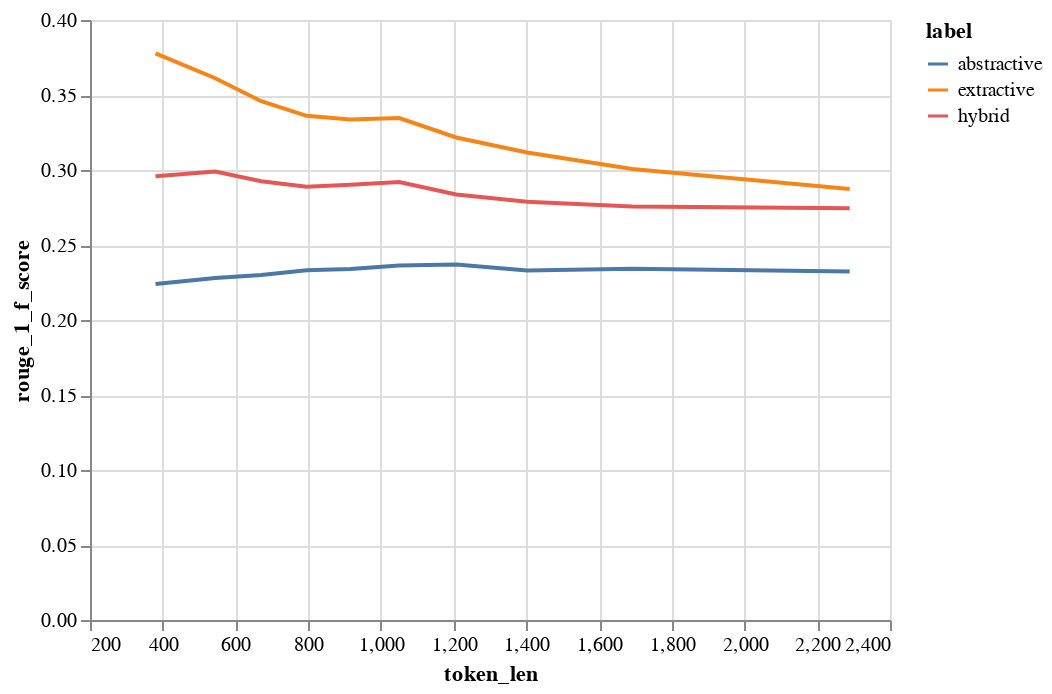

Notebook code cell kept with this figure:
### Code cell
alt.Chart(binned_data).mark_line().encode(
    x='token_len',
    y='rouge_1_f_score',
    color='label',
)

### Figure 1 — Vega-Lite specification as saved in the notebook (floating-point values rounded to 4 significant figures)
{"config": {"view": {"continuousWidth": 400, "continuousHeight": 300}}, "data": {"name": "data-87c9492c4b06ccd9bc080b772d51fe22"}, "mark": "line", "encoding": {"color": {"type": "nominal", "field": "label"}, "x": {"type": "quantitative", "field": "token_len"}, "y": {"type": "quantitative", "field": "rouge_1_f_score"}}, "$schema": "https://vega.github.io/schema/vega-lite/v4.8.1.json", "datasets": {"data-87c9492c4b06ccd9bc080b772d51fe22": [{"token_bin": 0, "label": "abstractive", "doc_id": 6800.0, "char_len": 1383.0, "word_len": 259.2, "token_len": 380.2, "rouge_1_recall": 0.1653, "rouge_1_recall_cb": 0.1653, "rouge_1_recall_ce": 0.1653, "rouge_1_precision": 0.3795, "rouge_1_precision_cb": 0.3795, "rouge_1_precision_ce": 0.3795, "rouge_1_f_score": 0.224, "rouge_1_f_score_cb": 0.224, "rouge_1_f_score_ce": 0.224, "rouge_2_recall": 0.02516, "rouge_2_recall_cb": 0.02516, "rouge_2_recall_ce": 0.02516, "rouge_2_precision": 0.05936, "rouge_2_precision_cb": 0.05936, "rouge_2_precision_ce": 0.05936, "rouge_2_f_score": 0.03435, "rouge_2_f_score_cb": 0.03435, "rouge_2_f_score_ce": 0.03435, "rouge_l_recall": 0.1106, "rouge_l_recall_cb": 0.1106, "rouge_l_recall_ce": 0.1106, "rouge_l_precision": 0.2522, "rouge_l_precision_cb": 0.2522, "rouge_l_precision_ce": 0.2522, "rouge_l_f_score": 0.1495, "rouge_l_f_score_cb": 0.1495, "rouge_l_f_score_ce": 0.1495}, {"token_bin": 0, "label": "extractive", "doc_id": 6800.0, "char_len": 1383.0, "word_len": 259.2, "token_len": 380.2, "rouge_1_recall": 0.5319, "rouge_1_recall_cb": 0.5319, "rouge_1_recall_ce": 0.5319, "rouge_1_precision": 0.3126, "rouge_1_precision_cb": 0.3126, "rouge_1_precision_ce": 0.3126, "rouge_1_f_score": 0.3778, "rouge_1_f_score_cb": 0.3778, "rouge_1_f_score_ce": 0.3778, "rouge_2_recall": 0.2784, "rouge_2_recall_cb": 0.2784, "rouge_2_recall_ce": 0.2784, "rouge_2_precision": 0.1585, "rouge_2_precision_cb": 0.1585, "rouge_2_precision_ce": 0.1585, "rouge_2_f_score": 0.1931, "rouge_2_f_score_cb": 0.1931, "rouge_2_f_score_ce": 0.1931, "rouge_l_recall": 0.4739, "rouge_l_recall_cb": 0.4739, "rouge_l_recall_ce": 0.4739, "rouge_l_precision": 0.2761, "rouge_l_precision_cb": 0.2761, "rouge_l_precision_ce": 0.2761, "rouge_l_f_score": 0.3346, "rouge_l_f_score_cb": 0.3346, "rouge_l_f_score_ce": 0.3346}, {"token_bin": 0, "label": "hybrid", "doc_id": 6800.0, "char_len": 1383.0, "word_len": 259.2, "token_len": 380.2, "rouge_1_recall": 0.2782, "rouge_1_recall_cb": 0.2782, "rouge_1_recall_ce": 0.2782, "rouge_1_precision": 0.3615, "rouge_1_precision_cb": 0.3615, "rouge_1_precision_ce": 0.3615, "rouge_1_f_score": 0.2958, "rouge_1_f_score_cb": 0.2958, "rouge_1_f_score_ce": 0.2958, "rouge_2_recall": 0.07789, "rouge_2_recall_cb": 0.07789, "rouge_2_recall_ce": 0.07789, "rouge_2_precision": 0.09997, "rouge_2_precision_cb": 0.09997, "rouge_2_precision_ce": 0.09997, "rouge_2_f_score": 0.08156, "rouge_2_f_score_cb": 0.08156, "rouge_2_f_score_ce": 0.08156, "rouge_l_recall": 0.2111, "rouge_l_recall_cb": 0.2111, "rouge_l_recall_ce": 0.2111, "rouge_l_precision": 0.2705, "rouge_l_precision_cb": 0.2705, "rouge_l_precision_ce": 0.2705, "rouge_l_f_score": 0.2228, "rouge_l_f_score_cb": 0.2228, "rouge_l_f_score_ce": 0.2228}, {"token_bin": 1, "label": "abstractive", "doc_id": 6557.0, "char_len": 1983.0, "word_len": 375.7, "token_len": 544.5, "rouge_1_recall": 0.1722, "rouge_1_recall_cb": 0.1722, "rouge_1_recall_ce": 0.1722, "rouge_1_precision": 0.3656, "rouge_1_precision_cb": 0.3656, "rouge_1_precision_ce": 0.3656, "rouge_1_f_score": 0.228, "rouge_1_f_score_cb": 0.228, "rouge_1_f_score_ce": 0.228, "rouge_2_recall": 0.02291, "rouge_2_recall_cb": 0.02291, "rouge_2_recall_ce": 0.02291, "rouge_2_precision": 0.04863, "rouge_2_precision_cb": 0.04863, "rouge_2_precision_ce": 0.04863, "rouge_2_f_score": 0.03032, "rouge_2_f_score_cb": 0.03032, "rouge_2_f_score_ce": 0.03032, "rouge_l_recall": 0.1121, "rouge_l_recall_cb": 0.1121, "rouge_l_recall_ce": 0.1121, "rouge_l_precision": 0.2365, "rouge_l_precision_cb": 0.2365, "rouge_l_precision_ce": 0.2365, "rouge_l_f_score": 0.1481, "rouge_l_f_score_cb": 0.1481, "rouge_l_f_score_ce": 0.1481}, {"token_bin": 1, "label": "extractive", "doc_id": 6557.0, "char_len": 1983.0, "word_len": 375.7, "token_len": 544.5, "rouge_1_recall": 0.5274, "rouge_1_recall_cb": 0.5274, "rouge_1_recall_ce": 0.5274, "rouge_1_precision": 0.291, "rouge_1_precision_cb": 0.291, "rouge_1_precision_ce": 0.291, "rouge_1_f_score": 0.3612, "rouge_1_f_score_cb": 0.3612, "rouge_1_f_score_ce": 0.3612, "rouge_2_recall": 0.2672, "rouge_2_recall_cb": 0.2672, "rouge_2_recall_ce": 0.2672, "rouge_2_precision": 0.1409, "rouge_2_precision_cb": 0.1409, "rouge_2_precision_ce": 0.1409, "rouge_2_f_score": 0.1773, "rouge_2_f_score_cb": 0.1773, "rouge_2_f_score_ce": 0.1773, "rouge_l_recall": 0.4653, "rouge_l_recall_cb": 0.4653, "rouge_l_recall_ce": 0.4653, "rouge_l_precision": 0.2542, "rouge_l_precision_cb": 0.2542, "rouge_l_precision_ce": 0.2542, "rouge_l_f_score": 0.3166, "rouge_l_f_score_cb": 0.3166, "rouge_l_f_score_ce": 0.3166}, {"token_bin": 1, "label": "hybrid", "doc_id": 6557.0, "char_len": 1983.0, "word_len": 375.7, "token_len": 544.5, "rouge_1_recall": 0.2965, "rouge_1_recall_cb": 0.2965, "rouge_1_recall_ce": 0.2965, "rouge_1_precision": 0.3406, "rouge_1_precision_cb": 0.3406, "rouge_1_precision_ce": 0.3406, "rouge_1_f_score": 0.299, "rouge_1_f_score_cb": 0.299, "rouge_1_f_score_ce": 0.299, "rouge_2_recall": 0.08149, "rouge_2_recall_cb": 0.08149, "rouge_2_recall_ce": 0.08149, "rouge_2_precision": 0.08927, "rouge_2_precision_cb": 0.08927, "rouge_2_precision_ce": 0.08927, "rouge_2_f_score": 0.07993, "rouge_2_f_score_cb": 0.07993, "rouge_2_f_score_ce": 0.07993, "rouge_l_recall": 0.2247, "rouge_l_recall_cb": 0.2247, "rouge_l_recall_ce": 0.2247, "rouge_l_precision": 0.2541, "rouge_l_precision_cb": 0.2541, "rouge_l_precision_ce": 0.2541, "rouge_l_f_score": 0.2246, "rouge_l_f_score_cb": 0.2246, "rouge_l_f_score_ce": 0.2246}, {"token_bin": 2, "label": "abstractive", "doc_id": 6761.0, "char_len": 2456.0, "word_len": 465.3, "token_len": 670.8, "rouge_1_recall": 0.1764, "rouge_1_recall_cb": 0.1764, "rouge_1_recall_ce": 0.1764, "rouge_1_precision": 0.3597, "rouge_1_precision_cb": 0.3597, "rouge_1_precision_ce": 0.3597, "rouge_1_f_score": 0.2301, "rouge_1_f_score_cb": 0.2301, "rouge_1_f_score_ce": 0.2301, "rouge_2_recall": 0.02203, "rouge_2_recall_cb": 0.02203, "rouge_2_recall_ce": 0.02203, "rouge_2_precision": 0.04474, "rouge_2_precision_cb": 0.04474, "rouge_2_precision_ce": 0.04474, "rouge_2_f_score": 0.02871, "rouge_2_f_score_cb": 0.02871, "rouge_2_f_score_ce": 0.02871, "rouge_l_recall": 0.114, "rouge_l_recall_cb": 0.114, "rouge_l_recall_ce": 0.114, "rouge_l_precision": 0.2313, "rouge_l_precision_cb": 0.2313, "rouge_l_precision_ce": 0.2313, "rouge_l_f_score": 0.1484, "rouge_l_f_score_cb": 0.1484, "rouge_l_f_score_ce": 0.1484}, {"token_bin": 2, "label": "extractive", "doc_id": 6761.0, "char_len": 2456.0, "word_len": 465.3, "token_len": 670.8, "rouge_1_recall": 0.5227, "rouge_1_recall_cb": 0.5227, "rouge_1_recall_ce": 0.5227, "rouge_1_precision": 0.2745, "rouge_1_precision_cb": 0.2745, "rouge_1_precision_ce": 0.2745, "rouge_1_f_score": 0.3459, "rouge_1_f_score_cb": 0.3459, "rouge_1_f_score_ce": 0.3459, "rouge_2_recall": 0.2623, "rouge_2_recall_cb": 0.2623, "rouge_2_recall_ce": 0.2623, "rouge_2_precision": 0.1301, "rouge_2_precision_cb": 0.1301, "rouge_2_precision_ce": 0.1301, "rouge_2_f_score": 0.167, "rouge_2_f_score_cb": 0.167, "rouge_2_f_score_ce": 0.167, "rouge_l_recall": 0.4658, "rouge_l_recall_cb": 0.4658, "rouge_l_recall_ce": 0.4658, "rouge_l_precision": 0.242, "rouge_l_precision_cb": 0.242, "rouge_l_precision_ce": 0.242, "rouge_l_f_score": 0.306, "rouge_l_f_score_cb": 0.306, "rouge_l_f_score_ce": 0.306}, {"token_bin": 2, "label": "hybrid", "doc_id": 6761.0, "char_len": 2456.0, "word_len": 465.3, "token_len": 670.8, "rouge_1_recall": 0.2995, "rouge_1_recall_cb": 0.2995, "rouge_1_recall_ce": 0.2995, "rouge_1_precision": 0.3235, "rouge_1_precision_cb": 0.3235, "rouge_1_precision_ce": 0.3235, "rouge_1_f_score": 0.2925, "rouge_1_f_score_cb": 0.2925, "rouge_1_f_score_ce": 0.2925, "rouge_2_recall": 0.08059, "rouge_2_recall_cb": 0.08059, "rouge_2_recall_ce": 0.08059, "rouge_2_precision": 0.08287, "rouge_2_precision_cb": 0.08287, "rouge_2_precision_ce": 0.08287, "rouge_2_f_score": 0.07646, "rouge_2_f_score_cb": 0.07646, "rouge_2_f_score_ce": 0.07646, "rouge_l_recall": 0.2283, "rouge_l_recall_cb": 0.2283, "rouge_l_recall_ce": 0.2283, "rouge_l_precision": 0.2432, "rouge_l_precision_cb": 0.2432, "rouge_l_precision_ce": 0.2432, "rouge_l_f_score": 0.2212, "rouge_l_f_score_cb": 0.2212, "rouge_l_f_score_ce": 0.2212}, {"token_bin": 3, "label": "abstractive", "doc_id": 6560.0, "char_len": 2921.0, "word_len": 555.4, "token_len": 795.6, "rouge_1_recall": 0.1805, "rouge_1_recall_cb": 0.1805, "rouge_1_recall_ce": 0.1805, "rouge_1_precision": 0.3569, "rouge_1_precision_cb": 0.3569, "rouge_1_precision_ce": 0.3569, "rouge_1_f_score": 0.2332, "rouge_1_f_score_cb": 0.2332, "rouge_1_f_score_ce": 0.2332, "rouge_2_recall": 0.02182, "rouge_2_recall_cb": 0.02182, "rouge_2_recall_ce": 0.02182, "rouge_2_precision": 0.04306, "rouge_2_precision_cb": 0.04306, "rouge_2_precision_ce": 0.04306, "rouge_2_f_score": 0.02814, "rouge_2_f_score_cb": 0.02814, "rouge_2_f_score_ce": 0.02814, "rouge_l_recall": 0.1156, "rouge_l_recall_cb": 0.1156, "rouge_l_recall_ce": 0.1156, "rouge_l_precision": 0.228, "rouge_l_precision_cb": 0.228, "rouge_l_precision_ce": 0.228, "rouge_l_f_score": 0.1493, "rouge_l_f_score_cb": 0.1493, "rouge_l_f_score_ce": 0.1493}, {"token_bin": 3, "label": "extractive", "doc_id": 6560.0, "char_len": 2921.0, "word_len": 555.4, "token_len": 795.6, "rouge_1_recall": 0.5175, "rouge_1_recall_cb": 0.5175, "rouge_1_recall_ce": 0.5175, "rouge_1_precision": 0.2647, "rouge_1_precision_cb": 0.2647, "rouge_1_precision_ce": 0.2647, "rouge_1_f_score": 0.3361, "rouge_1_f_score_cb": 0.3361, "rouge_1_f_score_ce": 0.3361, "rouge_2_recall": 0.2502, "rouge_2_recall_cb": 0.2502, "rouge_2_recall_ce": 0.2502, "rouge_2_precision": 0.1218, "rouge_2_precision_cb": 0.1218, "rouge_2_precision_ce": 0.1218, "rouge_2_f_score": 0.1567, "rouge_2_f_score_cb": 0.1567, "rouge_2_f_score_ce": 0.1567, "rouge_l_recall": 0.4599, "rouge_l_recall_cb": 0.4599, "rouge_l_recall_ce": 0.4599, "rouge_l_precision": 0.233, "rouge_l_precision_cb": 0.233, "rouge_l_precision_ce": 0.233, "rouge_l_f_score": 0.2967, "rouge_l_f_score_cb": 0.2967, "rouge_l_f_score_ce": 0.2967}, {"token_bin": 3, "label": "hybrid", "doc_id": 6560.0, "char_len": 2921.0, "word_len": 555.4, "token_len": 795.6, "rouge_1_recall": 0.2976, "rouge_1_recall_cb": 0.2976, "rouge_1_recall_ce": 0.2976, "rouge_1_precision": 0.3164, "rouge_1_precision_cb": 0.3164, "rouge_1_precision_ce": 0.3164, "rouge_1_f_score": 0.2889, "rouge_1_f_score_cb": 0.2889, "rouge_1_f_score_ce": 0.2889, "rouge_2_recall": 0.07606, "rouge_2_recall_cb": 0.07606, "rouge_2_recall_ce": 0.07606, "rouge_2_precision": 0.07681, "rouge_2_precision_cb": 0.07681, "rouge_2_precision_ce": 0.07681, "rouge_2_f_score": 0.07159, "rouge_2_f_score_cb": 0.07159, "rouge_2_f_score_ce": 0.07159, "rouge_l_recall": 0.2249, "rouge_l_recall_cb": 0.2249, "rouge_l_recall_ce": 0.2249, "rouge_l_precision": 0.2352, "rouge_l_precision_cb": 0.2352, "rouge_l_precision_ce": 0.2352, "rouge_l_f_score": 0.2162, "rouge_l_f_score_cb": 0.2162, "rouge_l_f_score_ce": 0.2162}, {"token_bin": 4, "label": "abstractive", "doc_id": 6597.0, "char_len": 3356.0, "word_len": 638.1, "token_len": 916.3, "rouge_1_recall": 0.1817, "rouge_1_recall_cb": 0.1817, "rouge_1_recall_ce": 0.1817, "rouge_1_precision": 0.3548, "rouge_1_precision_cb": 0.3548, "rouge_1_precision_ce": 0.3548, "rouge_1_f_score": 0.2339, "rouge_1_f_score_cb": 0.2339, "rouge_1_f_score_ce": 0.2339, "rouge_2_recall": 0.0216, "rouge_2_recall_cb": 0.0216, "rouge_2_recall_ce": 0.0216, "rouge_2_precision": 0.04205, "rouge_2_precision_cb": 0.04205, "rouge_2_precision_ce": 0.04205, "rouge_2_f_score": 0.02777, "rouge_2_f_score_cb": 0.02777, "rouge_2_f_score_ce": 0.02777, "rouge_l_recall": 0.1162, "rouge_l_recall_cb": 0.1162, "rouge_l_recall_ce": 0.1162, "rouge_l_precision": 0.2265, "rouge_l_precision_cb": 0.2265, "rouge_l_precision_ce": 0.2265, "rouge_l_f_score": 0.1496, "rouge_l_f_score_cb": 0.1496, "rouge_l_f_score_ce": 0.1496}, {"token_bin": 4, "label": "extractive", "doc_id": 6597.0, "char_len": 3356.0, "word_len": 638.1, "token_len": 916.3, "rouge_1_recall": 0.5184, "rouge_1_recall_cb": 0.5184, "rouge_1_recall_ce": 0.5184, "rouge_1_precision": 0.2605, "rouge_1_precision_cb": 0.2605, "rouge_1_precision_ce": 0.2605, "rouge_1_f_score": 0.3337, "rouge_1_f_score_cb": 0.3337, "rouge_1_f_score_ce": 0.3337, "rouge_2_recall": 0.2465, "rouge_2_recall_cb": 0.2465, "rouge_2_recall_ce": 0.2465, "rouge_2_precision": 0.117, "rouge_2_precision_cb": 0.117, "rouge_2_precision_ce": 0.117, "rouge_2_f_score": 0.1522, "rouge_2_f_score_cb": 0.1522, "rouge_2_f_score_ce": 0.1522, "rouge_l_recall": 0.4569, "rouge_l_recall_cb": 0.4569, "rouge_l_recall_ce": 0.4569, "rouge_l_precision": 0.2275, "rouge_l_precision_cb": 0.2275, "rouge_l_precision_ce": 0.2275, "rouge_l_f_score": 0.2922, "rouge_l_f_score_cb": 0.2922, "rouge_l_f_score_ce": 0.2922}, {"token_bin": 4, "label": "hybrid", "doc_id": 6597.0, "char_len": 3356.0, "word_len": 638.1, "token_len": 916.3, "rouge_1_recall": 0.3006, "rouge_1_recall_cb": 0.3006, "rouge_1_recall_ce": 0.3006, "rouge_1_precision": 0.3156, "rouge_1_precision_cb": 0.3156, "rouge_1_precision_ce": 0.3156, "rouge_1_f_score": 0.2902, "rouge_1_f_score_cb": 0.2902, "rouge_1_f_score_ce": 0.2902, "rouge_2_recall": 0.07548, "rouge_2_recall_cb": 0.07548, "rouge_2_recall_ce": 0.07548, "rouge_2_precision": 0.07504, "rouge_2_precision_cb": 0.07504, "rouge_2_precision_ce": 0.07504, "rouge_2_f_score": 0.07044, "rouge_2_f_score_cb": 0.07044, "rouge_2_f_score_ce": 0.07044, "rouge_l_recall": 0.2284, "rouge_l_recall_cb": 0.2284, "rouge_l_recall_ce": 0.2284, "rouge_l_precision": 0.2358, "rouge_l_precision_cb": 0.2358, "rouge_l_precision_ce": 0.2358, "rouge_l_f_score": 0.2184, "rouge_l_f_score_cb": 0.2184, "rouge_l_f_score_ce": 0.2184}, {"token_bin": 5, "label": "abstractive", "doc_id": 6752.0, "char_len": 3844.0, "word_len": 731.1, "token_len": 1050.0, "rouge_1_recall": 0.1852, "rouge_1_recall_cb": 0.1852, "rouge_1_recall_ce": 0.1852, "rouge_1_precision": 0.3529, "rouge_1_precision_cb": 0.3529, "rouge_1_precision_ce": 0.3529, "rouge_1_f_score": 0.2363, "rouge_1_f_score_cb": 0.2363, "rouge_1_f_score_ce": 0.2363, "rouge_2_recall": 0.02217, "rouge_2_recall_cb": 0.02217, "rouge_2_recall_ce": 0.02217, "rouge_2_precision": 0.04235, "rouge_2_precision_cb": 0.04235, "rouge_2_precision_ce": 0.04235, "rouge_2_f_score": 0.02828, "rouge_2_f_score_cb": 0.02828, "rouge_2_f_score_ce": 0.02828, "rouge_l_recall": 0.118, "rouge_l_recall_cb": 0.118, "rouge_l_recall_ce": 0.118, "rouge_l_precision": 0.2242, "rouge_l_precision_cb": 0.2242, "rouge_l_precision_ce": 0.2242, "rouge_l_f_score": 0.1504, "rouge_l_f_score_cb": 0.1504, "rouge_l_f_score_ce": 0.1504}, {"token_bin": 5, "label": "extractive", "doc_id": 6752.0, "char_len": 3844.0, "word_len": 731.1, "token_len": 1050.0, "rouge_1_recall": 0.5211, "rouge_1_recall_cb": 0.5211, "rouge_1_recall_ce": 0.5211, "rouge_1_precision": 0.2612, "rouge_1_precision_cb": 0.2612, "rouge_1_precision_ce": 0.2612, "rouge_1_f_score": 0.3346, "rouge_1_f_score_cb": 0.3346, "rouge_1_f_score_ce": 0.3346, "rouge_2_recall": 0.2569, "rouge_2_recall_cb": 0.2569, "rouge_2_recall_ce": 0.2569, "rouge_2_precision": 0.1228, "rouge_2_precision_cb": 0.1228, "rouge_2_precision_ce": 0.1228, "rouge_2_f_score": 0.1593, "rouge_2_f_score_cb": 0.1593, "rouge_2_f_score_ce": 0.1593, "rouge_l_recall": 0.4621, "rouge_l_recall_cb": 0.4621, "rouge_l_recall_ce": 0.4621, "rouge_l_precision": 0.2298, "rouge_l_precision_cb": 0.2298, "rouge_l_precision_ce": 0.2298, "rouge_l_f_score": 0.2951, "rouge_l_f_score_cb": 0.2951, "rouge_l_f_score_ce": 0.2951}, {"token_bin": 5, "label": "hybrid", "doc_id": 6752.0, "char_len": 3844.0, "word_len": 731.1, "token_len": 1050.0, "rouge_1_recall": 0.3078, "rouge_1_recall_cb": 0.3078, "rouge_1_recall_ce": 0.3078, "rouge_1_precision": 0.3119, "rouge_1_precision_cb": 0.3119, "rouge_1_precision_ce": 0.3119, "rouge_1_f_score": 0.292, "rouge_1_f_score_cb": 0.292, "rouge_1_f_score_ce": 0.292, "rouge_2_recall": 0.08023, "rouge_2_recall_cb": 0.08023, "rouge_2_recall_ce": 0.08023, "rouge_2_precision": 0.07624, "rouge_2_precision_cb": 0.07624, "rouge_2_precision_ce": 0.07624, "rouge_2_f_score": 0.07321, "rouge_2_f_score_cb": 0.07321, "rouge_2_f_score_ce": 0.07321, "rouge_l_recall": 0.2335, "rouge_l_recall_cb": 0.2335, "rouge_l_recall_ce": 0.2335, "rouge_l_precision": 0.2317, "rouge_l_precision_cb": 0.2317, "rouge_l_precision_ce": 0.2317, "rouge_l_f_score": 0.2188, "rouge_l_f_score_cb": 0.2188, "rouge_l_f_score_ce": 0.2188}, {"token_bin": 6, "label": "abstractive", "doc_id": 6693.0, "char_len": 4424.0, "word_len": 843.6, "token_len": 1207.0, "rouge_1_recall": 0.1876, "rouge_1_recall_cb": 0.1876, "rouge_1_recall_ce": 0.1876, "rouge_1_precision": 0.3488, "rouge_1_precision_cb": 0.3488, "rouge_1_precision_ce": 0.3488, "rouge_1_f_score": 0.237, "rouge_1_f_score_cb": 0.237, "rouge_1_f_score_ce": 0.237, "rouge_2_recall": 0.02174, "rouge_2_recall_cb": 0.02174, "rouge_2_recall_ce": 0.02174, "rouge_2_precision": 0.03986, "rouge_2_precision_cb": 0.03986, "rouge_2_precision_ce": 0.03986, "rouge_2_f_score": 0.02734, "rouge_2_f_score_cb": 0.02734, "rouge_2_f_score_ce": 0.02734, "rouge_l_recall": 0.1182, "rouge_l_recall_cb": 0.1182, "rouge_l_recall_ce": 0.1182, "rouge_l_precision": 0.2189, "rouge_l_precision_cb": 0.2189, "rouge_l_precision_ce": 0.2189, "rouge_l_f_score": 0.1491, "rouge_l_f_score_cb": 0.1491, "rouge_l_f_score_ce": 0.1491}, {"token_bin": 6, "label": "extractive", "doc_id": 6693.0, "char_len": 4424.0, "word_len": 843.6, "token_len": 1207.0, "rouge_1_recall": 0.5095, "rouge_1_recall_cb": 0.5095, "rouge_1_recall_ce": 0.5095, "rouge_1_precision": 0.2509, "rouge_1_precision_cb": 0.2509, "rouge_1_precision_ce": 0.2509, "rouge_1_f_score": 0.3217, "rouge_1_f_score_cb": 0.3217, "rouge_1_f_score_ce": 0.3217, "rouge_2_recall": 0.2319, "rouge_2_recall_cb": 0.2319, "rouge_2_recall_ce": 0.2319, "rouge_2_precision": 0.1088, "rouge_2_precision_cb": 0.1088, "rouge_2_precision_ce": 0.1088, "rouge_2_f_score": 0.1413, "rouge_2_f_score_cb": 0.1413, "rouge_2_f_score_ce": 0.1413, "rouge_l_recall": 0.4466, "rouge_l_recall_cb": 0.4466, "rouge_l_recall_ce": 0.4466, "rouge_l_precision": 0.2173, "rouge_l_precision_cb": 0.2173, "rouge_l_precision_ce": 0.2173, "rouge_l_f_score": 0.2797, "rouge_l_f_score_cb": 0.2797, "rouge_l_f_score_ce": 0.2797}, {"token_bin": 6, "label": "hybrid", "doc_id": 6693.0, "char_len": 4424.0, "word_len": 843.6, "token_len": 1207.0, "rouge_1_recall": 0.3046, "rouge_1_recall_cb": 0.3046, "rouge_1_recall_ce": 0.3046, "rouge_1_precision": 0.3014, "rouge_1_precision_cb": 0.3014, "rouge_1_precision_ce": 0.3014, "rouge_1_f_score": 0.2837, "rouge_1_f_score_cb": 0.2837, "rouge_1_f_score_ce": 0.2837, "rouge_2_recall": 0.07312, "rouge_2_recall_cb": 0.07312, "rouge_2_recall_ce": 0.07312, "rouge_2_precision": 0.0682, "rouge_2_precision_cb": 0.0682, "rouge_2_precision_ce": 0.0682, "rouge_2_f_score": 0.06579, "rouge_2_f_score_cb": 0.06579, "rouge_2_f_score_ce": 0.06579, "rouge_l_recall": 0.2299, "rouge_l_recall_cb": 0.2299, "rouge_l_recall_ce": 0.2299, "rouge_l_precision": 0.2235, "rouge_l_precision_cb": 0.2235, "rouge_l_precision_ce": 0.2235, "rouge_l_f_score": 0.2119, "rouge_l_f_score_cb": 0.2119, "rouge_l_f_score_ce": 0.2119}, {"token_bin": 7, "label": "abstractive", "doc_id": 6627.0, "char_len": 5122.0, "word_len": 976.3, "token_len": 1402.0, "rouge_1_recall": 0.187, "rouge_1_recall_cb": 0.187, "rouge_1_recall_ce": 0.187, "rouge_1_precision": 0.3373, "rouge_1_precision_cb": 0.3373, "rouge_1_precision_ce": 0.3373, "rouge_1_f_score": 0.233, "rouge_1_f_score_cb": 0.233, "rouge_1_f_score_ce": 0.233, "rouge_2_recall": 0.02064, "rouge_2_recall_cb": 0.02064, "rouge_2_recall_ce": 0.02064, "rouge_2_precision": 0.03686, "rouge_2_precision_cb": 0.03686, "rouge_2_precision_ce": 0.03686, "rouge_2_f_score": 0.02559, "rouge_2_f_score_cb": 0.02559, "rouge_2_f_score_ce": 0.02559, "rouge_l_recall": 0.1197, "rouge_l_recall_cb": 0.1197, "rouge_l_recall_ce": 0.1197, "rouge_l_precision": 0.216, "rouge_l_precision_cb": 0.216, "rouge_l_precision_ce": 0.216, "rouge_l_f_score": 0.1492, "rouge_l_f_score_cb": 0.1492, "rouge_l_f_score_ce": 0.1492}, {"token_bin": 7, "label": "extractive", "doc_id": 6627.0, "char_len": 5122.0, "word_len": 976.3, "token_len": 1402.0, "rouge_1_recall": 0.5036, "rouge_1_recall_cb": 0.5036, "rouge_1_recall_ce": 0.5036, "rouge_1_precision": 0.2413, "rouge_1_precision_cb": 0.2413, "rouge_1_precision_ce": 0.2413, "rouge_1_f_score": 0.3117, "rouge_1_f_score_cb": 0.3117, "rouge_1_f_score_ce": 0.3117, "rouge_2_recall": 0.2262, "rouge_2_recall_cb": 0.2262, "rouge_2_recall_ce": 0.2262, "rouge_2_precision": 0.104, "rouge_2_precision_cb": 0.104, "rouge_2_precision_ce": 0.104, "rouge_2_f_score": 0.1357, "rouge_2_f_score_cb": 0.1357, "rouge_2_f_score_ce": 0.1357, "rouge_l_recall": 0.4415, "rouge_l_recall_cb": 0.4415, "rouge_l_recall_ce": 0.4415, "rouge_l_precision": 0.2094, "rouge_l_precision_cb": 0.2094, "rouge_l_precision_ce": 0.2094, "rouge_l_f_score": 0.2713, "rouge_l_f_score_cb": 0.2713, "rouge_l_f_score_ce": 0.2713}, {"token_bin": 7, "label": "hybrid", "doc_id": 6627.0, "char_len": 5122.0, "word_len": 976.3, "token_len": 1402.0, "rouge_1_recall": 0.3027, "rouge_1_recall_cb": 0.3027, "rouge_1_recall_ce": 0.3027, "rouge_1_precision": 0.2926, "rouge_1_precision_cb": 0.2926, "rouge_1_precision_ce": 0.2926, "rouge_1_f_score": 0.2789, "rouge_1_f_score_cb": 0.2789, "rouge_1_f_score_ce": 0.2789, "rouge_2_recall": 0.07081, "rouge_2_recall_cb": 0.07081, "rouge_2_recall_ce": 0.07081, "rouge_2_precision": 0.06395, "rouge_2_precision_cb": 0.06395, "rouge_2_precision_ce": 0.06395, "rouge_2_f_score": 0.06267, "rouge_2_f_score_cb": 0.06267, "rouge_2_f_score_ce": 0.06267, "rouge_l_recall": 0.2286, "rouge_l_recall_cb": 0.2286, "rouge_l_recall_ce": 0.2286, "rouge_l_precision": 0.2181, "rouge_l_precision_cb": 0.2181, "rouge_l_precision_ce": 0.2181, "rouge_l_f_score": 0.209, "rouge_l_f_score_cb": 0.209, "rouge_l_f_score_ce": 0.209}, {"token_bin": 8, "label": "abstractive", "doc_id": 6746.0, "char_len": 6133.0, "word_len": 1172.0, "token_len": 1691.0, "rouge_1_recall": 0.1903, "rouge_1_recall_cb": 0.1903, "rouge_1_recall_ce": 0.1903, "rouge_1_precision": 0.3324, "rouge_1_precision_cb": 0.3324, "rouge_1_precision_ce": 0.3324, "rouge_1_f_score": 0.2341, "rouge_1_f_score_cb": 0.2341, "rouge_1_f_score_ce": 0.2341, "rouge_2_recall": 0.02099, "rouge_2_recall_cb": 0.02099, "rouge_2_recall_ce": 0.02099, "rouge_2_precision": 0.03631, "rouge_2_precision_cb": 0.03631, "rouge_2_precision_ce": 0.03631, "rouge_2_f_score": 0.02569, "rouge_2_f_score_cb": 0.02569, "rouge_2_f_score_ce": 0.02569, "rouge_l_recall": 0.1204, "rouge_l_recall_cb": 0.1204, "rouge_l_recall_ce": 0.1204, "rouge_l_precision": 0.2096, "rouge_l_precision_cb": 0.2096, "rouge_l_precision_ce": 0.2096, "rouge_l_f_score": 0.1479, "rouge_l_f_score_cb": 0.1479, "rouge_l_f_score_ce": 0.1479}, {"token_bin": 8, "label": "extractive", "doc_id": 6746.0, "char_len": 6133.0, "word_len": 1172.0, "token_len": 1691.0, "rouge_1_recall": 0.502, "rouge_1_recall_cb": 0.502, "rouge_1_recall_ce": 0.502, "rouge_1_precision": 0.2286, "rouge_1_precision_cb": 0.2286, "rouge_1_precision_ce": 0.2286, "rouge_1_f_score": 0.3006, "rouge_1_f_score_cb": 0.3006, "rouge_1_f_score_ce": 0.3006, "rouge_2_recall": 0.2264, "rouge_2_recall_cb": 0.2264, "rouge_2_recall_ce": 0.2264, "rouge_2_precision": 0.09766, "rouge_2_precision_cb": 0.09766, "rouge_2_precision_ce": 0.09766, "rouge_2_f_score": 0.1306, "rouge_2_f_score_cb": 0.1306, "rouge_2_f_score_ce": 0.1306, "rouge_l_recall": 0.4433, "rouge_l_recall_cb": 0.4433, "rouge_l_recall_ce": 0.4433, "rouge_l_precision": 0.1996, "rouge_l_precision_cb": 0.1996, "rouge_l_precision_ce": 0.1996, "rouge_l_f_score": 0.2634, "rouge_l_f_score_cb": 0.2634, "rouge_l_f_score_ce": 0.2634}, {"token_bin": 8, "label": "hybrid", "doc_id": 6746.0, "char_len": 6133.0, "word_len": 1172.0, "token_len": 1691.0, "rouge_1_recall": 0.3075, "rouge_1_recall_cb": 0.3075, "rouge_1_recall_ce": 0.3075, "rouge_1_precision": 0.2811, "rouge_1_precision_cb": 0.2811, "rouge_1_precision_ce": 0.2811, "rouge_1_f_score": 0.2757, "rouge_1_f_score_cb": 0.2757, "rouge_1_f_score_ce": 0.2757, "rouge_2_recall": 0.07061, "rouge_2_recall_cb": 0.07061, "rouge_2_recall_ce": 0.07061, "rouge_2_precision": 0.06033, "rouge_2_precision_cb": 0.06033, "rouge_2_precision_ce": 0.06033, "rouge_2_f_score": 0.06094, "rouge_2_f_score_cb": 0.06094, "rouge_2_f_score_ce": 0.06094, "rouge_l_recall": 0.2305, "rouge_l_recall_cb": 0.2305, "rouge_l_recall_ce": 0.2305, "rouge_l_precision": 0.2068, "rouge_l_precision_cb": 0.2068, "rouge_l_precision_ce": 0.2068, "rouge_l_f_score": 0.2043, "rouge_l_f_score_cb": 0.2043, "rouge_l_f_score_ce": 0.2043}, {"token_bin": 9, "label": "abstractive", "doc_id": 6740.0, "char_len": 8200.0, "word_len": 1574.0, "token_len": 2289.0, "rouge_1_recall": 0.197, "rouge_1_recall_cb": 0.197, "rouge_1_recall_ce": 0.197, "rouge_1_precision": 0.3122, "rouge_1_precision_cb": 0.3122, "rouge_1_precision_ce": 0.3122, "rouge_1_f_score": 0.2324, "rouge_1_f_score_cb": 0.2324, "rouge_1_f_score_ce": 0.2324, "rouge_2_recall": 0.02106, "rouge_2_recall_cb": 0.02106, "rouge_2_recall_ce": 0.02106, "rouge_2_precision": 0.0326, "rouge_2_precision_cb": 0.0326, "rouge_2_precision_ce": 0.0326, "rouge_2_f_score": 0.02461, "rouge_2_f_score_cb": 0.02461, "rouge_2_f_score_ce": 0.02461, "rouge_l_recall": 0.1262, "rouge_l_recall_cb": 0.1262, "rouge_l_recall_ce": 0.1262, "rouge_l_precision": 0.1997, "rouge_l_precision_cb": 0.1997, "rouge_l_precision_ce": 0.1997, "rouge_l_f_score": 0.1487, "rouge_l_f_score_cb": 0.1487, "rouge_l_f_score_ce": 0.1487}, {"token_bin": 9, "label": "extractive", "doc_id": 6740.0, "char_len": 8200.0, "word_len": 1574.0, "token_len": 2289.0, "rouge_1_recall": 0.5147, "rouge_1_recall_cb": 0.5147, "rouge_1_recall_ce": 0.5147, "rouge_1_precision": 0.2121, "rouge_1_precision_cb": 0.2121, "rouge_1_precision_ce": 0.2121, "rouge_1_f_score": 0.2873, "rouge_1_f_score_cb": 0.2873, "rouge_1_f_score_ce": 0.2873, "rouge_2_recall": 0.2286, "rouge_2_recall_cb": 0.2286, "rouge_2_recall_ce": 0.2286, "rouge_2_precision": 0.0882, "rouge_2_precision_cb": 0.0882, "rouge_2_precision_ce": 0.0882, "rouge_2_f_score": 0.122, "rouge_2_f_score_cb": 0.122, "rouge_2_f_score_ce": 0.122, "rouge_l_recall": 0.45, "rouge_l_recall_cb": 0.45, "rouge_l_recall_ce": 0.45, "rouge_l_precision": 0.1832, "rouge_l_precision_cb": 0.1832, "rouge_l_precision_ce": 0.1832, "rouge_l_f_score": 0.2491, "rouge_l_f_score_cb": 0.2491, "rouge_l_f_score_ce": 0.2491}, {"token_bin": 9, "label": "hybrid", "doc_id": 6740.0, "char_len": 8200.0, "word_len": 1574.0, "token_len": 2289.0, "rouge_1_recall": 0.3183, "rouge_1_recall_cb": 0.3183, "rouge_1_recall_ce": 0.3183, "rouge_1_precision": 0.2728, "rouge_1_precision_cb": 0.2728, "rouge_1_precision_ce": 0.2728, "rouge_1_f_score": 0.2745, "rouge_1_f_score_cb": 0.2745, "rouge_1_f_score_ce": 0.2745, "rouge_2_recall": 0.07251, "rouge_2_recall_cb": 0.07251, "rouge_2_recall_ce": 0.07251, "rouge_2_precision": 0.05736, "rouge_2_precision_cb": 0.05736, "rouge_2_precision_ce": 0.05736, "rouge_2_f_score": 0.05966, "rouge_2_f_score_cb": 0.05966, "rouge_2_f_score_ce": 0.05966, "rouge_l_recall": 0.2381, "rouge_l_recall_cb": 0.2381, "rouge_l_recall_ce": 0.2381, "rouge_l_precision": 0.2004, "rouge_l_precision_cb": 0.2004, "rouge_l_precision_ce": 0.2004, "rouge_l_f_score": 0.2029, "rouge_l_f_score_cb": 0.2029, "rouge_l_f_score_ce": 0.2029}]}}
